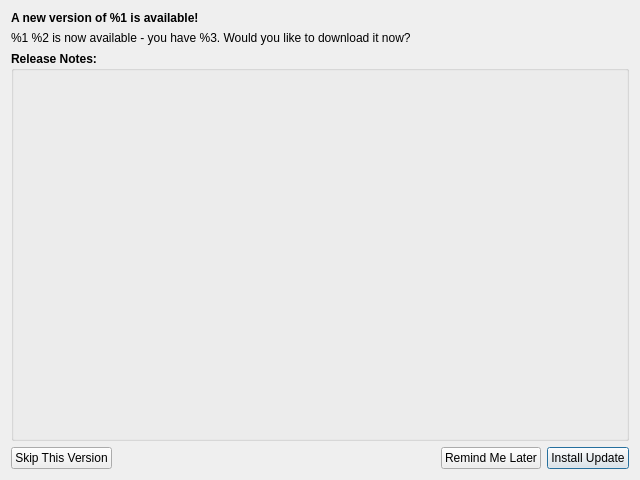
<?xml version="1.0" encoding="UTF-8"?>
<ui version="4.0">
 <class>FvUpdateWindow</class>
 <widget class="QWidget" name="FvUpdateWindow">
  <property name="geometry">
   <rect>
    <x>0</x>
    <y>0</y>
    <width>640</width>
    <height>480</height>
   </rect>
  </property>
  <property name="windowTitle">
   <string>Software Update</string>
  </property>
  <layout class="QHBoxLayout" name="horizontalLayout_6">
   <item>
    <layout stretch="0,0,1,0" class="QVBoxLayout" name="verticalLayout">
     <item>
      <widget class="QLabel" name="newVersionIsAvailableLabel">
       <property name="font">
        <font>
         <weight>75</weight>
         <bold>true</bold>
        </font>
       </property>
       <property name="text">
        <string>A new version of %1 is available!</string>
       </property>
      </widget>
     </item>
     <item>
      <widget class="QLabel" name="wouldYouLikeToDownloadLabel">
       <property name="text">
        <string>%1 %2 is now available - you have %3. Would you like to download it now?</string>
       </property>
      </widget>
     </item>
     <item>
      <widget class="QGroupBox" name="groupBox">
       <property name="font">
        <font>
         <weight>75</weight>
         <bold>true</bold>
        </font>
       </property>
       <property name="title">
        <string>Release Notes:</string>
       </property>
       <layout class="QHBoxLayout" name="horizontalLayout_7">
        <item>
         <widget class="WebBrowser" name="releaseNotesWebView">
          <property name="minimumSize">
           <size>
            <width>160</width>
            <height>80</height>
           </size>
          </property>
          <property name="url">
           <url>
            <string>about:blank</string>
           </url>
          </property>
         </widget>
        </item>
       </layout>
      </widget>
     </item>
     <item>
      <layout class="QHBoxLayout" name="horizontalLayout_3">
       <item>
        <widget class="QPushButton" name="skipThisVersionButton">
         <property name="text">
          <string>Skip This Version</string>
         </property>
        </widget>
       </item>
       <item>
        <spacer name="horizontalSpacer">
         <property name="orientation">
          <enum>Qt::Horizontal</enum>
         </property>
         <property name="sizeHint" stdset="0">
          <size>
           <width>40</width>
           <height>20</height>
          </size>
         </property>
        </spacer>
       </item>
       <item>
        <widget class="QPushButton" name="remindMeLaterButton">
         <property name="text">
          <string>Remind Me Later</string>
         </property>
        </widget>
       </item>
       <item>
        <widget class="QPushButton" name="installUpdateButton">
         <property name="text">
          <string>Install Update</string>
         </property>
         <property name="autoDefault">
          <bool>true</bool>
         </property>
         <property name="default">
          <bool>true</bool>
         </property>
        </widget>
       </item>
      </layout>
     </item>
    </layout>
   </item>
  </layout>
 </widget>
 <customwidgets>
  <customwidget>
   <class>WebBrowser</class>
   <header>../gui/webbrowser.h</header>
  </customwidget>
 </customwidgets>
 <resources/>
 <connections/>
</ui>
